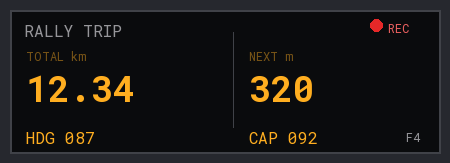

Generate this figure with Python:
# Faithful pixel mock of the rally trip-computer dash (ERTF/F2R style).
from PIL import Image, ImageDraw, ImageFont
WEB = r'C:\Program Files (x86)\Steam\steamapps\common\MX Bikes\plugins\mxbmrp3_data\web'
big   = ImageFont.truetype(WEB + r'\RobotoMono-Bold.ttf', 36)
mid   = ImageFont.truetype(WEB + r'\RobotoMono-Regular.ttf', 16)
small = ImageFont.truetype(WEB + r'\RobotoMono-Regular.ttf', 12)

BG=(10,11,13); FRAME=(64,66,72); LCD=(255,174,32); LCDD=(120,84,22); GREY=(150,150,154); RED=(235,95,95)
W,H = 430, 143
img = Image.new('RGB',(W+20,H+20),(38,40,46)); d=ImageDraw.Draw(img)
ox,oy=10,10
d.rectangle([ox,oy,ox+W,oy+H], fill=BG, outline=FRAME, width=2)
midx = ox+int(W*0.52)
d.line([midx,oy+22,midx,oy+H-26], fill=FRAME, width=1)
d.text((ox+14,oy+10),"RALLY TRIP",font=mid,fill=GREY)
# REC
d.ellipse([ox+W-70,oy+9,ox+W-58,oy+21], fill=(230,40,40))
d.text((ox+W-52,oy+10),"REC",font=small,fill=RED)
# TOTAL
d.text((ox+16,oy+38),"TOTAL km",font=small,fill=LCDD)
d.text((ox+16,oy+54),"12.34",font=big,fill=LCD)
# NEXT
d.text((midx+16,oy+38),"NEXT m",font=small,fill=LCDD)
d.text((midx+16,oy+54),"320",font=big,fill=LCD)
# bottom
d.text((ox+16,oy+H-26),"HDG 087",font=mid,fill=LCD)
d.text((midx+16,oy+H-26),"CAP 092",font=mid,fill=LCD)
d.text((ox+W-34,oy+H-24),"F4",font=small,fill=GREY)
img.save(r'D:\BikesRoadbook\tools\iconpack\mock_dash.png'); print('wrote mock_dash.png')
